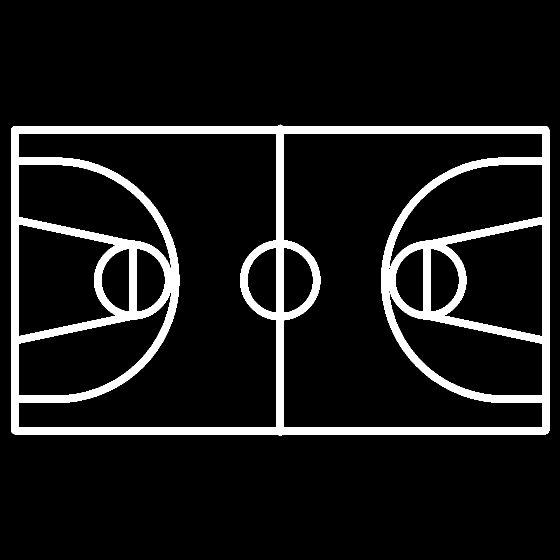
#> input picture src/vision_pkg/vision_pkg/maps/test_field.png, 1120 x 1120 px (shown at 1/2 size)
$ python -i utilities.py   (imports and definitions only)
#> lines starting #> are read from the running program, lines starting #| are printed output that depends on the picture; after the words box and inside, x2 and y2 are one past the last pixel; in counts of white or black regions, pixels touching at a corner belong together
#> `picture = cv2.imread('maps/test_field.png', cv2.IMREAD_GRAYSCALE)`: picture: shape (1120, 1120); 9.7% white; 1 white region
import collections
import math
import logging
from typing import Deque, NamedTuple, Tuple, List
import pyudev
import os
import cv2
import numpy as np
import matplotlib as plt
from skimage.morphology import skeletonize
import time

# Configure logging (if not already configured in the main file)
# [1 line not run here, left out]

class OdometryRecord(NamedTuple):
    timestamp: int  # Timestamp in milliseconds
    dx: float       # Incremental x displacement in robot frame (forward)
    dy: float       # Incremental y displacement in robot frame (right)
    dtheta: float   # Incremental rotation (radians)

class OdometryBuffer:
    # [94 lines left out: functions __init__, add_record, integrate_with_initial, integrate_backward, not called in this run]

class CameraManager:
    # [205 lines left out: functions __init__, list_video_devices, get_device_by_id_path, get_camera_index, compute_observed_bot_position, principal_value_radians and 2 more, not called in this run]

# [42 lines not run here, left out]


class ImageProcessing:
    def __init__(self):
        pass

    # [17 lines left out: functions white_threshold, adaptive_threshold, not called in this run]

    def process_map(self,binary_image, min_arc_length=50, min_area=200, max_area=15000, min_length=20, max_circularity=0.35,show = False):

        # Apply Gaussian blur to the binary image to reduce noise
#> called with min_arc_length = 50, min_area = 200, max_area = 15000, min_length = 20, max_circularity = 0.35, show = False
        blurred = cv2.GaussianBlur(binary_image, (3, 3), 0)
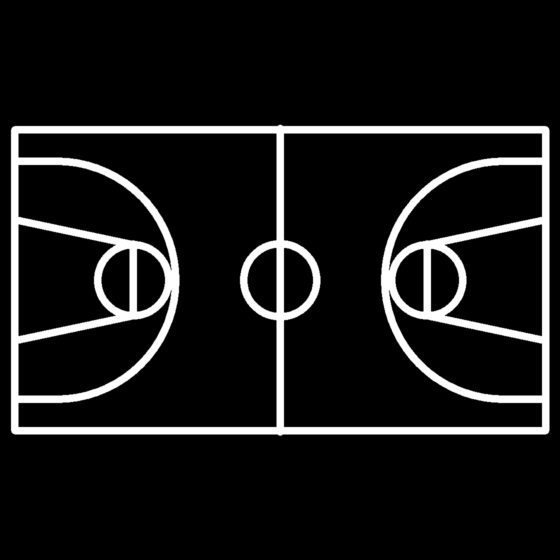
#> blurred: shape (1120, 1120) (shown at 1/2 size); min 0, max 255, mean 24.8

        # # Ensure image is binary by thresholding (in case the blur made values non-binary)
        # _, thresh = cv2.threshold(blurred, 150, 255, cv2.THRESH_BINARY)

        # Find contours in the binary mask
        start = time.time()
        contours, _ = cv2.findContours(blurred, cv2.RETR_EXTERNAL, cv2.CHAIN_APPROX_SIMPLE)
#> contours = 1 contour; box (x1, y1, x2, y2) and area: (21, 248, 1100, 873) 666184
        time_taken = time.time()-start
        # print(f"Time for contour detection: {time_taken:.6f}s")

        # Create a blank mask to draw the filtered contours
        mask_clean = np.zeros_like(blurred)

        for cnt in contours:
            arc_len = cv2.arcLength(cnt, closed=True)
            area = cv2.contourArea(cnt)
            x, y, w, h = cv2.boundingRect(cnt)

            if arc_len == 0:
                continue
            circularity = 4 * np.pi * (area / (arc_len * arc_len))

            # Keep contours that meet the criteria
            if (arc_len >= min_arc_length and area >= min_area and area <= max_area and
                max(w, h) >= min_length and circularity < max_circularity):
                cv2.drawContours(mask_clean, [cnt], -1, 255, thickness=cv2.FILLED)
#> this loop made 1 pass
#> (arc_len, area, x, y, w, h, circularity) on pass 1: (3385.3, 666184, 21, 248, 1079, 625, 0.731)
#> mask_clean: shape (1120, 1120); every value is 0
        kernel = cv2.getStructuringElement(cv2.MORPH_RECT, (4, 4))
#> kernel = [[1, 1, 1, 1], [1, 1, 1, 1], [1, 1, 1, 1], [1, 1, 1, 1]]
        final_result = cv2.dilate(mask_clean, kernel, iterations=1)
        if(show):
            self.show_intermediate_results(blurred, mask_clean, final_result)
        return mask_clean

    # [19 lines left out: function show_intermediate_results, not called in this run]

>>> import cv2
>>> picture = cv2.imread('maps/test_field.png', cv2.IMREAD_GRAYSCALE)
>>> result = ImageProcessing().process_map(picture)
